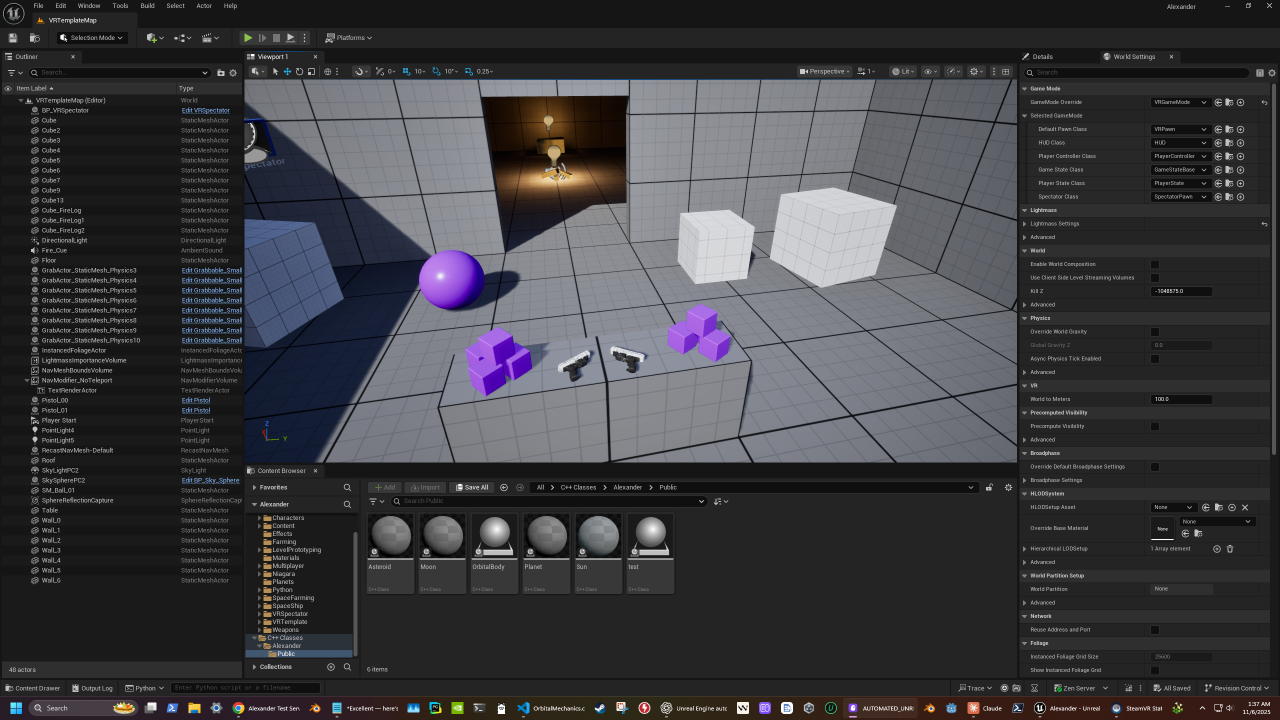
#> input picture current_screen.png, 2560 x 1440 px (shown at 1/2 size); its folder holds only this picture in this run
$ python visual_analyzer.py   (older library calls are emulated)
#> lines starting #> are read from the running program, lines starting #| are printed output that depends on the picture; after the words box and inside, x2 and y2 are one past the last pixel; in counts of white or black regions, pixels touching at a corner belong together
"""
Visual Analysis Engine for Gameplay Screenshot Analysis
Performs comprehensive image analysis using OpenCV to detect UI elements,
visual artifacts, screen transitions, and color distributions.
"""

import cv2
import numpy as np
import json
import time
from typing import Dict, List, Tuple, Optional, Any
from dataclasses import dataclass
from pathlib import Path
import logging

# Configure logging
logging.basicConfig(level=logging.INFO)
logger = logging.getLogger(__name__)

@dataclass
class UIElement:
    """Represents a detected UI element"""
    x: int
    y: int
    width: int
    height: int
    element_type: str
    confidence: float
    aspect_ratio: float
    area: int

@dataclass
class VisualArtifact:
    """Represents a detected visual artifact"""
    artifact_type: str
    severity: float
    location: Tuple[int, int]
    description: str
    confidence: float

@dataclass
class ColorAnalysis:
    """Color distribution analysis results"""
    dominant_colors: List[Tuple[int, int, int]]
    brightness_mean: float
    brightness_std: float
    saturation_mean: float
    color_variance: float
    histogram: np.ndarray

@dataclass
class TransitionDetection:
    """Screen transition detection results"""
    is_transition: bool
    transition_type: str
    confidence: float
    frame_diff_score: float

class VisualAnalyzer:
    """Main visual analysis engine for gameplay screenshots"""

    def __init__(self, config_path: str = "visual_analysis_config.json"):
        """Initialize the visual analyzer with configuration"""
        self.config = self._load_config(config_path)
        self.previous_frame: Optional[np.ndarray] = None
        self.ui_templates: Dict[str, np.ndarray] = {}
        self._load_ui_templates()

    def _load_config(self, config_path: str) -> Dict[str, Any]:
        """Load configuration from JSON file"""
        try:
            with open(config_path, 'r') as f:
                return json.load(f)
        except Exception as e:
            logger.error(f"Failed to load config: {e}")
            return {}

    def _load_ui_templates(self):
        """Load UI template images for pattern matching"""
        template_dir = Path("ui_templates")
        if template_dir.exists():
            for template_file in template_dir.glob("*.png"):
                try:
                    template = cv2.imread(str(template_file), cv2.IMREAD_GRAYSCALE)
                    if template is not None:
                        self.ui_templates[template_file.stem] = template
                        logger.info(f"Loaded UI template: {template_file.stem}")
                except Exception as e:
                    logger.warning(f"Failed to load template {template_file}: {e}")

    def analyze_screenshot(self, image_path: str) -> Dict[str, Any]:
        """
        Perform comprehensive analysis of a screenshot

        Args:
            image_path: Path to the screenshot image

        Returns:
            Dictionary containing all analysis results
        """
#> called with image_path = 'current_screen.png'
        start_time = time.time()

        try:
            # Load image
            image = cv2.imread(image_path)
#> image is the input picture: shape (1440, 2560, 3); mean B, G, R 64.8, 61.2, 61.5
            if image is None:
                raise ValueError(f"Failed to load image: {image_path}")

            results = {
                "timestamp": time.time(),
                "image_path": image_path,
                "image_shape": image.shape,
                "analysis_duration": 0.0,
                "ui_elements": [],
                "visual_artifacts": [],
                "color_analysis": None,
                "transition_analysis": None,
                "confidence_scores": {}
            }

            # Perform individual analyses
            results["ui_elements"] = self._detect_ui_elements(image)
            results["visual_artifacts"] = self._detect_visual_artifacts(image)
            results["color_analysis"] = self._analyze_color_distribution(image)
            results["transition_analysis"] = self._detect_screen_transitions(image)

            # Calculate overall confidence
            results["confidence_scores"] = self._calculate_confidence_scores(results)

            # Update analysis duration
            results["analysis_duration"] = time.time() - start_time

            logger.info(f"Analysis completed in {results['analysis_duration']:.3f}s")
            return results

        except Exception as e:
            logger.error(f"Analysis failed: {e}")
            return {"error": str(e), "timestamp": time.time()}

    def _detect_ui_elements(self, image: np.ndarray) -> List[UIElement]:
        """Detect UI elements in the screenshot"""
        ui_elements = []

        try:
            # Convert to grayscale for edge detection
            gray = cv2.cvtColor(image, cv2.COLOR_BGR2GRAY)
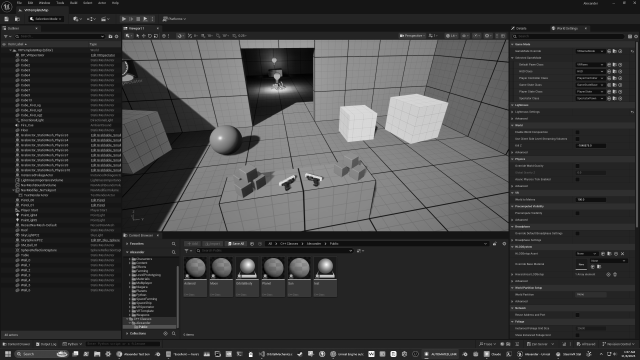
#> gray: shape (1440, 2560) (shown at 1/4 size); min 0, max 255, mean 61.6

            # Apply Gaussian blur to reduce noise
            blurred = cv2.GaussianBlur(gray, (5, 5), 0)

            # Detect edges using Canny
            edges = cv2.Canny(blurred,
                             self.config.get("ui_detection", {}).get("edge_threshold", 50),
                             self.config.get("ui_detection", {}).get("edge_threshold", 50) * 2)
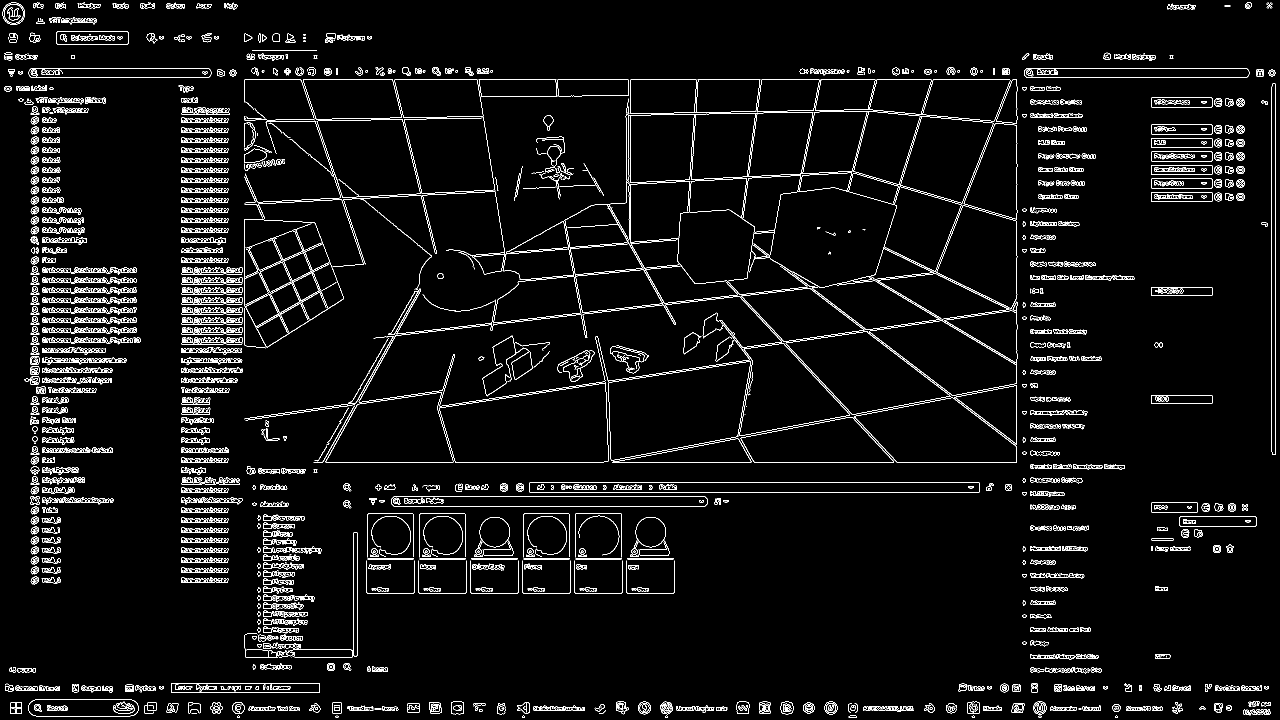
#> edges: shape (1440, 2560) (shown at 1/2 size); 4.3% white in thin lines or dots

            # Find contours
            contours, _ = cv2.findContours(edges, cv2.RETR_EXTERNAL, cv2.CHAIN_APPROX_SIMPLE)
#> contours = 1891 contours, 1158 with area under 20; largest, box (x1, y1, x2, y2) and area: (1216, 686, 1700, 921) 64868, (878, 764, 1218, 926) 43176, (488, 438, 688, 695) 36264, (1571, 662, 1902, 830) 29128, (1709, 795, 2034, 926) 28236

            min_area = self.config.get("ui_detection", {}).get("min_contour_area", 100)
            max_area = self.config.get("ui_detection", {}).get("max_contour_area", 100000)
            aspect_tolerance = self.config.get("ui_detection", {}).get("aspect_ratio_tolerance", 0.2)

            for contour in contours:
                area = cv2.contourArea(contour)

                if min_area < area < max_area:
                    # Get bounding rectangle
                    x, y, w, h = cv2.boundingRect(contour)

                    # Calculate aspect ratio
                    aspect_ratio = w / h if h > 0 else 0

                    # Approximate polygon
                    epsilon = 0.02 * cv2.arcLength(contour, True)
                    approx = cv2.approxPolyDP(contour, epsilon, True)

                    # Determine element type based on shape and characteristics
                    element_type = self._classify_ui_element(contour, approx, aspect_ratio)

                    # Calculate confidence based on shape regularity
                    confidence = self._calculate_shape_confidence(contour, approx)

                    if confidence > self.config.get("ui_detection", {}).get("confidence_threshold", 0.7):
                        ui_elements.append(UIElement(
                            x=x, y=y, width=w, height=h,
                            element_type=element_type,
                            confidence=confidence,
                            aspect_ratio=aspect_ratio,
                            area=area
                        ))
#> this loop made 1891 passes
#> (x, y, w, h, aspect_ratio, epsilon, num_vertices in _classify_ui_element) on passes 15, 57, 59, 60: (2492, 1419, 49, 12, 4.08, 5.91, 17), (1748, 1412, 66, 12, 5.5, 4.45, 14), (1391, 1412, 38, 13, 2.92, 3.29, 14), (1353, 1412, 36, 10, 3.6, 2.48, 11)
#> after the loop, ui_elements = 264 items

            # Detect UI elements using template matching
            template_matches = self._match_ui_templates(gray)
            ui_elements.extend(template_matches)

            logger.info(f"Detected {len(ui_elements)} UI elements")

        except Exception as e:
            logger.error(f"UI detection failed: {e}")

        return ui_elements

    def _classify_ui_element(self, contour: np.ndarray, approx: np.ndarray,
                           aspect_ratio: float) -> str:
        """Classify UI element type based on shape characteristics"""
        num_vertices = len(approx)

        if num_vertices == 3:
            return "triangle_element"
        elif num_vertices == 4:
            if 0.8 <= aspect_ratio <= 1.2:
                return "square_element"
            else:
                return "rectangle_element"
        elif num_vertices > 4:
            return "circular_element"
        else:
            return "irregular_element"

    def _calculate_shape_confidence(self, contour: np.ndarray,
                                  approx: np.ndarray) -> float:
        """Calculate confidence score for shape detection"""
        try:
            area = cv2.contourArea(contour)
            hull_area = cv2.contourArea(cv2.convexHull(contour))

            if hull_area > 0:
                solidity = area / hull_area
                return float(solidity)
            return 0.0
        except:
            return 0.0

    def _match_ui_templates(self, gray_image: np.ndarray) -> List[UIElement]:
        """Match UI templates in the image"""
        matches = []

        for template_name, template in self.ui_templates.items():
            try:
                # Check if template is smaller than image
                if template.shape[0] > gray_image.shape[0] or \
                   template.shape[1] > gray_image.shape[1]:
                    continue

                # Perform template matching
                result = cv2.matchTemplate(gray_image, template, cv2.TM_CCOEFF_NORMED)
                threshold = 0.8

                locations = np.where(result >= threshold)

                for pt in zip(*locations[::-1]):
                    confidence = float(result[pt[1], pt[0]])
                    matches.append(UIElement(
                        x=pt[0], y=pt[1],
                        width=template.shape[1], height=template.shape[0],
                        element_type=f"template_{template_name}",
                        confidence=confidence,
                        aspect_ratio=template.shape[1] / template.shape[0],
                        area=template.shape[0] * template.shape[1]
                    ))

            except Exception as e:
                logger.warning(f"Template matching failed for {template_name}: {e}")
#> after the loop, matches = []

        return matches

    def _detect_visual_artifacts(self, image: np.ndarray) -> List[VisualArtifact]:
        """Detect visual artifacts like tearing, flickering, rendering issues"""
        artifacts = []

        try:
            # Check for screen tearing (horizontal lines with sharp differences)
            tearing_artifacts = self._detect_screen_tearing(image)
            artifacts.extend(tearing_artifacts)

            # Check for unusual color patterns (rendering issues)
            color_artifacts = self._detect_color_anomalies(image)
            artifacts.extend(color_artifacts)

            # Check for sharpness/blurriness issues
            sharpness_artifacts = self._detect_sharpness_issues(image)
            artifacts.extend(sharpness_artifacts)

            logger.info(f"Detected {len(artifacts)} visual artifacts")

        except Exception as e:
            logger.error(f"Artifact detection failed: {e}")

        return artifacts

    def _detect_screen_tearing(self, image: np.ndarray) -> List[VisualArtifact]:
        """Detect screen tearing artifacts"""
        artifacts = []

        try:
            gray = cv2.cvtColor(image, cv2.COLOR_BGR2GRAY)

            # Calculate horizontal differences
            diff_horizontal = np.abs(np.diff(gray.astype(np.float32), axis=0))
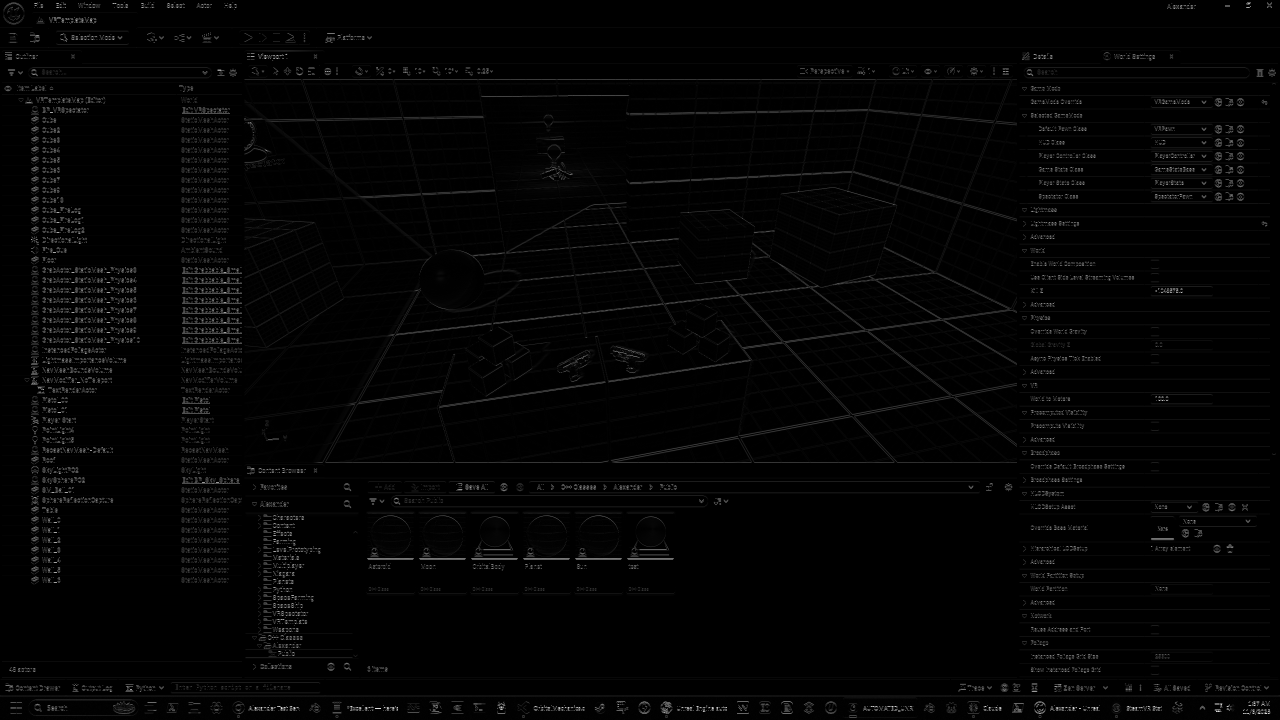
#> diff_horizontal: shape (1439, 2560) float32 (shown at 1/2 size); min 0, max 255, mean 3.9

            # Find rows with high differences (potential tearing)
            tearing_threshold = self.config.get("artifact_detection", {}).get("tearing_threshold", 0.15) * 255

            tearing_rows = np.where(np.mean(diff_horizontal, axis=1) > tearing_threshold)[0]
#> tearing_rows = [158, 924, 1116, 1118, 1420]

            for row in tearing_rows:
                severity = float(np.mean(diff_horizontal[row]) / 255.0)
                artifacts.append(VisualArtifact(
                    artifact_type="screen_tearing",
                    severity=severity,
                    location=(0, row),
                    description=f"Screen tearing detected at row {row}",
                    confidence=severity
                ))
#> this loop made 5 passes
#> (row, severity) on passes 1 to 5: (158, 0.163), (924, 0.22), (1116, 0.204), (1118, 0.177), (1420, 0.161)
#> (the rest of the program and of its run is left out)
